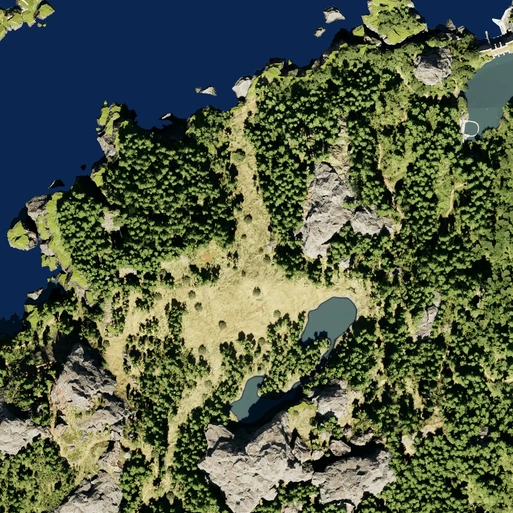
#> input picture tools/island_v3/reference_photo.webp, 513 x 513 px
$ python island_v3_generator.py
#> lines starting #> are read from the running program, lines starting #| are printed output that depends on the picture; after the words box and inside, x2 and y2 are one past the last pixel; in counts of white or black regions, pixels touching at a corner belong together
#!/usr/bin/env python3
"""Island v3 generator v1.3 (Dino Arcade) -> tools/island_v3/payloads/*.luau + tools/island_v3/preview.png

DinoIsland 3.0: the island 2.0 layout (tools/island_v2/island_v2_generator.py, kept unchanged) at double size with
elevation, deep lakes and coconut-palm woods.
User: "double the size of the map. there are wayyy too many trees but thats because this map is too small. there needs
  to be elevation as well. this is modeled after the east plains from the isle video game. the lakes on the map will be
  for crocodiles to attack at ... as well as that open field area" ... "the trees themselves should be mostly coconut
  trees. ranging from thick based tall trees to skinnier long ones".
Answers: 2048 x 2048; about 400 trees spread out; hills to ~40, rock ridges to ~60; lakes with a shallow wading rim
  dropping to ~12 studs deep.

Pipeline (deterministic):
1. Photo classes as island 2.0 (ocean / lake / forest / meadow / rock); the photo now spans x, z in [-940, 940].
2. Grid: 128 x 128 cells of CELL = 16 studs over [-1024, 1024] (16, not 8: 2-stud contours on 8-stud cells broke the
   ground into ~14,000 blocks; 16-stud cells give the island 2.0 look at twice the size). Photo up = -Z (north).
   Distances below are in 8-stud units (U = CELL / 8) so they mean the same number of studs as in island 2.0.
3. Island mask: noisy superellipse R = 940 +/- 46. Enclosed sea >= 24 cells -> lake; land specks < 12 cells removed.
   Lakes grow LAKE_GROW cells (not within 4 cells of the sea) and get a MEADOW shore ring SHORE cells wide.
4. Surfaces: SAND = land within 2 cells of the sea (not rock); SHALLOWS = sea within 6 cells of land (top -2.2).
5. Heights (even numbers, so every step is a 2-stud stair):
   targets from large smooth noise (HILL_SCALE cells): FOREST 0..HILL_MAX (40), MEADOW (the open field) 0..MEADOW_MAX (6),
   ROCK = 60 % of the hill + 6 + 3 per cell into the rock, capped at RIDGE_MAX (60).
   Walkable relaxation: water / beach cells are 0; every land cell is capped at (lowest 4-neighbour + step), step 2
   (rock 4), repeated until stable, so ground never rises more than 2 studs per 8-stud cell (rock: 4) and lakes and
   the coast sit in valleys. SAND -0.4, SHALLOWS -2.2.
   Lakes (crocodile ambush): rim ring top -2.8 = 2 studs of water to wade in, then a steeper bowl: the first ring 4 studs
   deeper, each further ring 6 deeper, down to -30.8 = 30 studs of water (user: "the lakes should be deeper" -> ~30,
   steeper bowl). The narrow north-east lake reaches -24.8. Beds are named "Shallows" (ShakeOffServer water test).
6. Ground blocks: greedy rectangles of equal (surface, top); each runs from y = BOTTOM (-36) to its top.
7. Placements: tall-grass fields first (near lakes and the coast, low ground), then trees (85 % coconut palms with a
   per-tree shape t: 0 = thick-based tall ... 1 = skinny long and curved, 15 % island 1.1 jungle trees; beach palms
   lean away from the centre), boulders, 3 raptor + 1 T-Rex bot spawns at fields, player spawn on the south beach.
8. Payloads for tools/island_v3_install.luau (sections common + begin, or guard + stage, + tail), manifest.json.

Changelog:
1.0  first version.
1.1  begin DATA.seabed: the sea floor (top -8) as rectangles that leave out each lake's bounding box (+1 cell); 1.0's
     four seabed quadrants cut through every lake at -8, so the 30-stud lake bowls were only ~7 studs of water.
     Manifest expect.seabed and hashes["00_begin"] added. Nothing else changes (same layout, same data hashes).
1.2  DinoIsland 3.1. User: "connect the two lakes make them one big lake. as well as the elevation part needs to be an
     actual mountain type of build" -> middle + south lakes, ~200 peak on the north ridge, steep cliffs + one trail.
     join_lakes(): the lakes nearest JOIN_LAKE_POINTS are merged by a closing with a JOIN_RADIUS (12-cell) disk (not
     within 4 cells of the sea); depth rings as before (rim -2.8 .. -30.8).
     mountain(): elliptical footprint 340 x 260 around (282, -240) (MOUNTAIN_ROUGH noise for ridges / gullies), cone
     from 8 at the foot, cut into 14-stud cliff bands (light / dark rock per band), summit plateau at 200; one spiral
     trail (new surface TRAIL -> ground kind 7 "Trail") from the south foot to the summit: every 4-connected
     centre-line cell 2 studs higher than the last (walkable like the hills), 2 cells wide. Mountain cells are pinned in
     the walkable relaxation. Each feature has an on/off switch (JOIN_LAKES, MOUNTAIN). Preview: trail colour, rock
     shading scaled to the mountain.
1.3  DinoIsland 3.2. User: "the lake needs to be deeper and also be somewhat murky/green for crocs to be able to
     camoflauge in there" -> ~45 studs, both lakes, murky (installer), keep the wading rim. LAKE_DEEP_TOP -30.8 ->
     -45.8, BOTTOM -36 -> -50; LAKE_FIT_DEPTH: per lake the ring step after the 4-stud first ring is the even step
     (>= 6) that takes the deepest ring holding >= LAKE_DEEP_MIN_CELLS (12) cells to -45.8 (joined lake 10, north-east
     lake 14), so each lake has a 45-stud pit of 15-30 cells; rim (-2.8) unchanged.
     10_water DATA.bottom (-46.2) = the LakeWater bottom. Placements are unchanged (they do not read lake depths).
"""
import math, os, json
import numpy as np
from PIL import Image
from scipy import ndimage as ndi

VERSION = "1.3"
ISLAND_VERSION = "3.2"      # v1.3 (3.1 with generator 1.2, 3.0 with 1.0 / 1.1)
ROOT = os.path.dirname(os.path.abspath(__file__))
PHOTO = os.path.join(ROOT, "reference_photo.webp")
OUT_DIR = os.path.join(ROOT, "payloads")
PREVIEW = os.path.join(ROOT, "preview.png")

CELL = 16
N = 128                     # cells per side
U = CELL / 8.0              # cell size in 8-stud units (distance thresholds below are in 8-stud units)
HALF = N * CELL // 2        # 1024
SEED = 7
LAKE_GROW = 6               # 8-stud units added around each photo lake (48 studs: bigger crocodile lakes)
SHORE = 3.0                 # meadow ring around lakes (8-stud units)
BOTTOM = -50.0              # every ground block runs from here to its top (below the deepest lake bed); v1.3: -36 -> -50
HILL_SCALE = 30             # cells per hill wave (16-stud cells: ~480 studs)
HILL_MAX = 40
HILL_TARGET = 80            # noise target; the walkable-slope cap keeps real hills at ~40 or below
MEADOW_MAX = 6
RIDGE_MAX = 60
LAKE_RIM_TOP = -2.8         # 2 studs of water at the lake rim
LAKE_DEEP_TOP = -45.8       # v1.3: 45 studs of water in the middle (user: "the lake needs to be deeper" -> ~45); 1.0-1.2: -30.8
LAKE_STEP = 4.0             # studs deeper for the first ring inside the rim (user: steeper bowl)
LAKE_STEP_IN = 6.0          # studs deeper per ring after that (minimum; v1.3: per lake, see LAKE_FIT_DEPTH)
LAKE_FIT_DEPTH = True       # v1.3: each lake's ring step (even, >= LAKE_STEP_IN) is raised so its centre reaches LAKE_DEEP_TOP
LAKE_DEEP_MIN_CELLS = 12    # v1.3: ... where 'centre' = the deepest ring that still has this many cells inside it (~3000 sq studs)

OCEAN, LAKE, FOREST, MEADOW, ROCK, SAND, SHALLOWS, SEA = range(8)
NAMES = ["Ocean", "Lake", "Forest", "Meadow", "Rock", "Sand", "Shallows", "Sea", "Trail"]
TRAIL = 8                   # v1.2: the mountain trail surface (ground kind 7 "Trail")

# v1.2 (user: "connect the two lakes make them one big lake" -> middle + south lakes)
JOIN_LAKES = True
JOIN_LAKE_POINTS = ((271, 237), (-16, 534))  # the middle and south lake centres (1.1 layout)
JOIN_RADIUS = 12            # cells: morphological closing radius that fills the land between the two lakes
# v1.2 (user: "the elevation part needs to be an actual mountain type of build" -> ~200 peak on the north ridge,
#   steep cliffs + one walkable trail)
MOUNTAIN = True
MOUNTAIN_CENTER = (282, -240)   # the north rock ridge (1.1 centre (282, -159)) moved north, away from the joined lake
MOUNTAIN_RX, MOUNTAIN_RZ = 340, 260  # elliptical footprint radii (studs)
MOUNTAIN_BASE = 8           # height at the footprint edge
MOUNTAIN_SUMMIT = 200       # summit plateau height
MOUNTAIN_TIER = 14          # cliff band height: rock faces in 14-stud steps (> the raptor's 11-stud leap); 14 makes the
                            # light / dark rock colour alternate per band
TRAIL_END_RHO = 0.14        # the trail reaches the summit at this normalised radius
TRAIL_START_DEG = 100       # trail foot on the south side (towards the lake and the meadow)
TRAIL_STEP = 2              # studs per trail cell (same walkable 2-stud stair as the hills)
MOUNTAIN_ROUGH = 0.12       # +/- share of the radius: noise that gives the cliffs ridges and gullies (not on the trail)


def classify_photo():
    im = np.asarray(Image.open(PHOTO).convert("RGB")).astype(float)
    sm = np.stack([ndi.uniform_filter(im[..., c], 5) for c in range(3)], -1)
    r, g, b = sm[..., 0], sm[..., 1], sm[..., 2]
    lum = (r + g + b) / 3
    cls = np.full(r.shape, FOREST)
    dark_water = (b > r + 25) & (lum < 70)
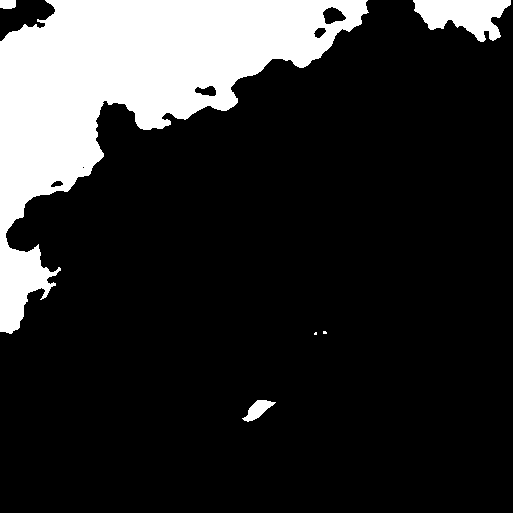
#> dark_water: shape (513, 513) bool; 17.6% white; 6 white regions (2 under 20 px), largest, box (x1, y1, x2, y2) and area: (0, 0, 369, 334) 43423, (413, 0, 511, 42) 2517, (242, 400, 276, 422) 347, (0, 0, 16, 9) 136
    lake = (~dark_water) & (b >= r - 5) & (g > r + 5) & (lum > 70) & (lum < 140) & (np.abs(g - b) < 25)
#> lake: shape (513, 513) bool; 2.2% white; 53 white regions (37 under 20 px), largest, box (x1, y1, x2, y2) and area: (464, 54, 513, 141) 2753, (300, 298, 357, 349) 1584, (230, 376, 264, 421) 619
    meadow = (r > 140) & (g > 130) & (r - b > 35)
#> meadow: shape (513, 513) bool; 14.5% white; 242 white regions (148 under 20 px), largest, box (x1, y1, x2, y2) and area: (97, 79, 383, 469) 20403, (41, 386, 154, 486) 3908, (36, 195, 70, 269) 1022
    rock = (lum > 105) & (np.abs(r - g) < 15) & (r - b < 35) & (~lake)
#> rock: shape (513, 513) bool; 7.9% white; 151 white regions (104 under 20 px), largest, box (x1, y1, x2, y2) and area: (198, 412, 397, 513) 7592, (295, 162, 393, 259) 3710, (54, 467, 124, 513) 1382
    cls[meadow] = MEADOW
    cls[rock] = ROCK
    cls[lake] = LAKE
    # dark water: ocean only where its component touches the border, else it is lake
    lab, n = ndi.label(dark_water)
#> lab: shape (513, 513) int32; 7 distinct labels, from 0 to 6
#> n = 6
    border = set(np.unique(np.concatenate([lab[0], lab[-1], lab[:, 0], lab[:, -1]]))) - {0}
#> border = 3 items
    for k in range(1, n + 1):
        cls[lab == k] = OCEAN if k in border else LAKE
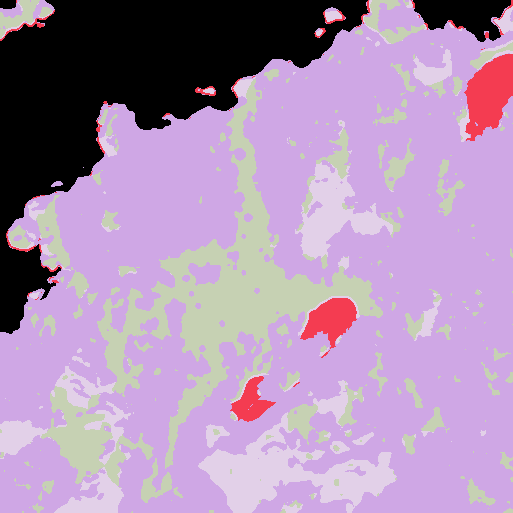
#> cls: shape (513, 513) int64; 5 distinct labels, from 0 to 4; one colour per label, 0 black
    return cls


PHOTO_SPAN = 940  # the photo covers x, z in [-PHOTO_SPAN, PHOTO_SPAN]; cells outside sample the photo's edge


def to_grid(cls):
    h, w = cls.shape
#> h = 513; w = 513
    grid = np.zeros((N, N), int)  # [row j (z), col i (x)]

    def px(v, size):
        return int(min(size - 1, max(0, (v + PHOTO_SPAN) / (2 * PHOTO_SPAN) * size)))
    for j in range(N):
        for i in range(N):
            xa, za = -HALF + i * CELL, -HALF + j * CELL
            x0, x1 = px(xa, w), px(xa + CELL, w)
            y0, y1 = px(za, h), px(za + CELL, h)
            block = cls[y0:max(y1, y0 + 1), x0:max(x1, x0 + 1)].ravel()
            grid[j, i] = np.bincount(block, minlength=5).argmax()
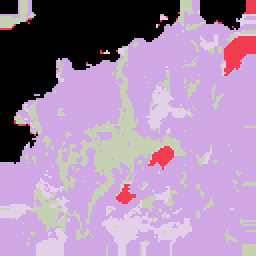
#> grid: shape (128, 128) int64 (shown 2 times larger); 5 distinct labels, from 0 to 4; one colour per label, 0 black
    return grid


def cell_center(i, j):
    return -HALF + (i + 0.5) * CELL, -HALF + (j + 0.5) * CELL


def value_noise(seed, scale, octaves=3):
    rng = np.random.RandomState(seed)
    out = np.zeros((N, N))
    amp, total = 1.0, 0.0
    for o in range(octaves):
        s = scale / (2 ** o)
        k = int(math.ceil(N / s)) + 2
        lattice = rng.rand(k, k)
        jj, ii = np.mgrid[0:N, 0:N] / s
        j0, i0 = np.floor(jj).astype(int), np.floor(ii).astype(int)
        fj, fi = jj - j0, ii - i0
        fj, fi = fj * fj * (3 - 2 * fj), fi * fi * (3 - 2 * fi)
        a = lattice[j0, i0] * (1 - fi) + lattice[j0, i0 + 1] * fi
        b = lattice[j0 + 1, i0] * (1 - fi) + lattice[j0 + 1, i0 + 1] * fi
        out += amp * (a * (1 - fj) + b * fj)
        total += amp
        amp *= 0.5
    return out / total


def join_lakes(surf, far_from_sea):
    """v1.2: the lake components nearest JOIN_LAKE_POINTS become one lake: a closing (dilate, then erode) with a disk of
    JOIN_RADIUS cells fills the land between them; never within 4 cells of the sea (same rule as the lake growth)."""
    lab, n = ndi.label(surf == LAKE)
    jj, ii = np.mgrid[0:N, 0:N]
    cx, cz = -HALF + (ii + 0.5) * CELL, -HALF + (jj + 0.5) * CELL
    ids = []
    for (px, pz) in JOIN_LAKE_POINTS:
        d2 = np.where(lab > 0, (cx - px) ** 2 + (cz - pz) ** 2, np.inf)
        ids.append(int(lab.flat[int(np.argmin(d2))]))
    assert len(set(ids)) == len(ids), "join points hit the same lake"
    pair = np.isin(lab, ids)
    r = JOIN_RADIUS
    disk = (np.mgrid[-r:r + 1, -r:r + 1] ** 2).sum(0) <= r * r
    pad = r + 1
    closed = ndi.binary_erosion(ndi.binary_dilation(np.pad(pair, pad), disk), disk)[pad:-pad, pad:-pad]
    add = closed & ~pair & (surf != SEA) & far_from_sea
    surf[add] = LAKE
    lab2, _ = ndi.label(surf == LAKE)
    joined = set(int(v) for v in np.unique(lab2[pair]))
    assert len(joined) == 1, "lakes not joined"


def mountain(surf):
    """v1.2: the mountain. Footprint: ellipse MOUNTAIN_RX x MOUNTAIN_RZ around MOUNTAIN_CENTER on land (not lake, sea,
    shallows or sand). Cone height BASE (edge) .. cone apex, cut into MOUNTAIN_TIER-stud cliff bands, capped at the
    summit; summit plateau (rho <= TRAIL_END_RHO + 0.05) at MOUNTAIN_SUMMIT. One trail: a spiral from the south foot
    (TRAIL_START_DEG) up to the summit, each 4-connected centre-line cell TRAIL_STEP higher than the one before, plus
    the cell next to it towards the centre at the same height (2 cells = 32 studs wide). The spiral's radius follows
    the cone: rho = 1 - (h - BASE) / (apex - BASE), so the trail stays at the cone surface. Returns heights (NaN off
    the mountain); sets surf ROCK / TRAIL."""
    mx, mz = MOUNTAIN_CENTER
    apex = MOUNTAIN_BASE + (MOUNTAIN_SUMMIT - MOUNTAIN_BASE) / (1 - TRAIL_END_RHO)
    jj, ii = np.mgrid[0:N, 0:N]
    cx, cz = -HALF + (ii + 0.5) * CELL, -HALF + (jj + 0.5) * CELL
    rho = np.sqrt(((cx - mx) / MOUNTAIN_RX) ** 2 + ((cz - mz) / MOUNTAIN_RZ) ** 2)
    rough = rho * (1 + MOUNTAIN_ROUGH * (2 * value_noise(SEED + 5, 6, octaves=2) - 1))  # ridges / gullies
    foot = (np.minimum(rho, rough) <= 1) & ~np.isin(surf, (LAKE, SEA, SHALLOWS, SAND))
    cone = MOUNTAIN_BASE + (apex - MOUNTAIN_BASE) * (1 - np.clip(rough, 0, 1))
    tiers = np.maximum(MOUNTAIN_BASE, np.floor(cone / MOUNTAIN_TIER) * MOUNTAIN_TIER)
    mh = np.where(foot, np.minimum(tiers, MOUNTAIN_SUMMIT - MOUNTAIN_TIER), np.nan)
    summit = foot & (rho <= TRAIL_END_RHO + 0.05)
    mh[summit] = MOUNTAIN_SUMMIT
    surf[foot] = ROCK
    # trail centre line
    line, hts = [], []
    theta = math.radians(TRAIL_START_DEG)
    h = MOUNTAIN_BASE

    def cell_at(r, th):
        return cell_of(mx + MOUNTAIN_RX * r * math.cos(th), mz + MOUNTAIN_RZ * r * math.sin(th))
    cur = cell_at(0.95, theta)                       # foot cell just inside the footprint edge
    line.append(cur)
    hts.append(h)
    guard = 0
    while h < MOUNTAIN_SUMMIT - TRAIL_STEP:
        guard += 1
        assert guard < 200000, "trail did not reach the summit"
        r = 1 - (h - MOUNTAIN_BASE) / (apex - MOUNTAIN_BASE)
        theta += 1.5 / max(40.0, (MOUNTAIN_RX + MOUNTAIN_RZ) / 2 * r)   # ~1.5 studs along the spiral per step
        nxt = cell_at(min(0.95, r), theta)
        if nxt == cur or nxt in line:
            continue
        # 4-connected walk cur -> nxt through cells not on the line yet (x first, else z first); the centre line never
        # jumps a cell, so every trail step is exactly TRAIL_STEP
        walks = []
        for order in ("xz", "zx"):
            a, b = cur
            path = []
            for ax in order:
                while (a if ax == "x" else b) != (nxt[0] if ax == "x" else nxt[1]):
                    if ax == "x":
                        a += 1 if nxt[0] > a else -1
                    else:
                        b += 1 if nxt[1] > b else -1
                    path.append((a, b))
            walks.append(path)
        free = [p for p in walks if not any(c in line for c in p)]
        if not free:
            continue
        for c in free[0]:
            h += TRAIL_STEP
            line.append(c)
            hts.append(h)
            cur = c
    trail = {}
    for (i, j), th in zip(line, hts):
        trail[(i, j)] = th
    for (i, j), th in zip(line, hts):
        x, z = cell_center(i, j)
        dx, dz = mx - x, mz - z
        L = math.hypot(dx, dz) or 1.0
        k = cell_of(x + dx / L * CELL, z + dz / L * CELL)
        if k not in trail and not summit[k[1], k[0]]:
            trail[k] = th
    for (i, j), th in trail.items():
        assert foot[j, i], "trail leaves the mountain footprint at %s (rho %.3f, surf %s)" % (cell_center(i, j), rho[j, i], NAMES[surf[j, i]])
        surf[j, i] = TRAIL
        mh[j, i] = th
    last = line[-1]
    assert summit[max(0, last[1] - 1):last[1] + 2, max(0, last[0] - 1):last[0] + 2].any(), "trail does not reach the summit"
    MOUNTAIN_INFO.update(trail_cells=len(trail), line_cells=len(line), trail_top=hts[-1], apex=apex,
                         foot=int(foot.sum()), start=cell_center(*line[0]))
    return mh


MOUNTAIN_INFO = {}
LAKE_INFO = []       # v1.3: per lake (cells, rings, step)


def build_layout():
    photo = to_grid(classify_photo())
    # island mask: noisy superellipse
    jj, ii = np.mgrid[0:N, 0:N]
    x = -HALF + (ii + 0.5) * CELL
    z = -HALF + (jj + 0.5) * CELL
    ang = np.arctan2(z, x)
    rng = np.random.RandomState(SEED)
    phases = rng.rand(4) * 2 * math.pi
    R = 940 + 24 * np.sin(3 * ang + phases[0]) + 14 * np.sin(7 * ang + phases[1]) + 8 * np.sin(13 * ang + phases[2])
    inside = (np.abs(x / R) ** 4 + np.abs(z / R) ** 4) <= 1
    land = (photo != OCEAN) & inside
#> land: shape (128, 128) bool; 65.1% white; 1 black region, box (x1, y1, x2, y2) and area: (0, 0, 128, 128) 5719
    # sea holes enclosed by land -> lake (big) or land (small)
    sea = ~land
    lab, n = ndi.label(sea)
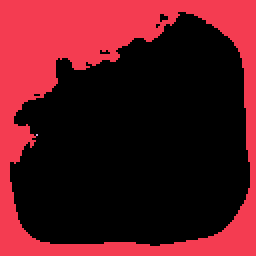
#> lab: shape (128, 128) int32 (shown 2 times larger); 3 distinct labels, from 0 to 2; one colour per label, 0 black
#> n = 2
    border = set(np.unique(np.concatenate([lab[0], lab[-1], lab[:, 0], lab[:, -1]]))) - {0}
#> border = 1 item
    surf = photo.copy()
    for k in range(1, n + 1):
        if k not in border:
            m = lab == k
            if m.sum() * U * U >= 24:
                surf[m] = LAKE
                land[m] = True
            else:
                land[m] = True
                surf[m] = np.where(photo[m] == OCEAN, FOREST, photo[m])
#> land: shape (128, 128) bool; 65.1% white; 1 black region, box (x1, y1, x2, y2) and area: (0, 0, 128, 128) 5718
#> surf: shape (128, 128) int64; 5 distinct labels, from 0 to 4
    # land specks in the sea
    lab, n = ndi.label(land & (surf != LAKE))
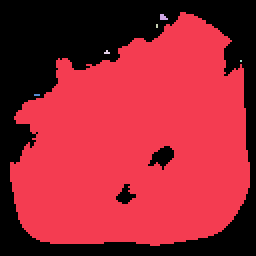
#> lab: shape (128, 128) int32 (shown 2 times larger); 7 distinct labels, from 0 to 6; one colour per label, 0 black
#> n = 6
    for k in range(1, n + 1):
        m = lab == k
        if m.sum() * U * U < 12:
            land[m] = False
#> land: shape (128, 128) bool; 65.1% white; 1 black region, box (x1, y1, x2, y2) and area: (0, 0, 128, 128) 5721
    # tiny lake bits (< 24 cells) -> meadow
    lab, n = ndi.label(land & (surf == LAKE))
#> lab: shape (128, 128) int32; 19 distinct labels, from 0 to 18
#> n = 18
    for k in range(1, n + 1):
        m = lab == k
        if m.sum() * U * U < 24:
            surf[m] = MEADOW
#> surf: shape (128, 128) int64; 5 distinct labels, from 0 to 4
    surf[~land] = SEA
#> surf: shape (128, 128) int64; 5 distinct labels, from 1 to 7
    surf[land & (surf == OCEAN)] = FOREST
    # majority smoothing of land types (removes 1-cell noise), lakes / sea untouched
    for _ in range(2):
        new = surf.copy()
        counts = np.stack([ndi.uniform_filter((surf == t).astype(float), 3) for t in range(8)], -1)
        landtypes = [FOREST, MEADOW, ROCK]
        best = np.array(landtypes)[np.argmax(counts[..., landtypes], -1)]
        mask = np.isin(surf, landtypes)
        new[mask] = best[mask]
        surf = new
#> this loop made 2 passes
#> pass 1, in build_layout, `surf = new`:
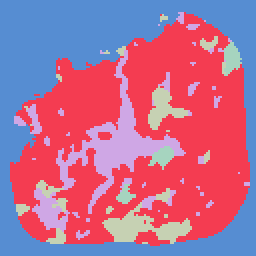
#> surf: shape (128, 128) int64 (shown 2 times larger); 5 distinct labels, from 1 to 7; one colour per label, 0 black
    # lakes: grow LAKE_GROW cells into land (photo lakes are ~50 studs, small next to a 40-stud T-Rex), never closer
    # than 4 cells to the sea; then a grassy MEADOW shore ring SHORE cells wide (rock stays rock)
    sea0 = surf == SEA
    far_from_sea = ndi.distance_transform_edt(~sea0) * U > 4
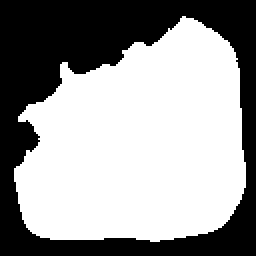
#> far_from_sea: shape (128, 128) bool (shown 2 times larger); 60.1% white; 1 black region, box (x1, y1, x2, y2) and area: (0, 0, 128, 128) 6544
    for _ in range(max(1, int(round(LAKE_GROW / U)))):
        grow = ndi.binary_dilation(surf == LAKE) & (surf != SEA) & far_from_sea
        surf[grow] = LAKE
#> surf: shape (128, 128) int64; 5 distinct labels, from 1 to 7
#> (the rest of the program and of its run is left out)
